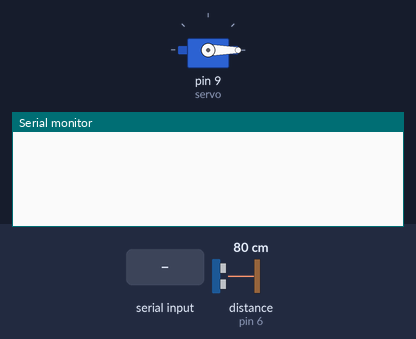
Bench run of a sketch on a simulated Arduino Uno, built with avr-gcc and run on an emulated ATmega328P. Shown: servo, the last lines printed to the serial monitor. The test bench sets the inputs (shaded band); at power-on: distance to the obstacle (sensor on pin 6) 80 cm. The echo pulse lasts 58.3 µs per cm.

Above: at 1.2 s.
1.3 s: "MOV" received over Serial
At 2.2 s:
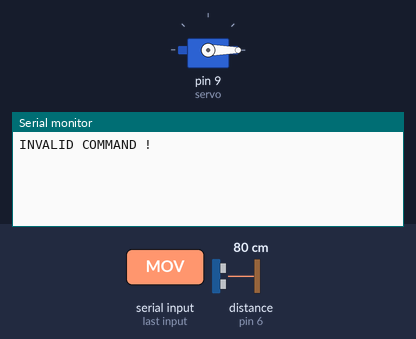
2.8 s: "PNG" received over Serial
At 3.3 s:
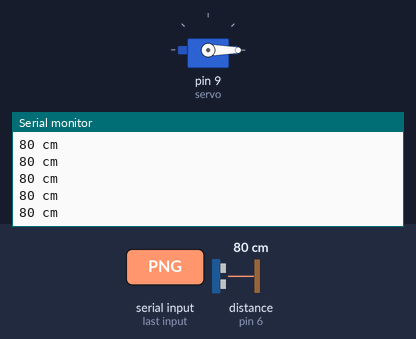
4.4 s: "STP" received over Serial
At 5.6 s:
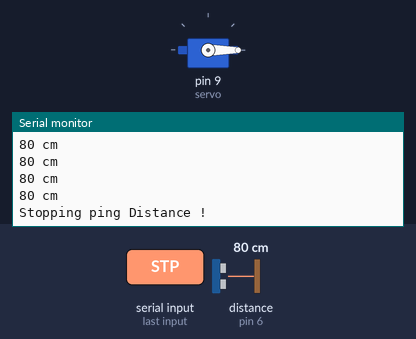

The sketch:

Simulator.ino
```cpp
#include <Servo.h>

Servo sv;

int servo=9;
int echo=6;
int trigger=7;

int pingflg=0;

String inst;

void setup()
{
  Serial.begin(9600);
  sv.attach(servo);
  sv.write(0);
}

void loop()
{
  inst=rmsg();
  if(inst!="")
  {
    commanddecode(inst);
  }
  if(pingflg==1)
  {
    pingdistance();
  }
  delay(10);
}

String rmsg()
{
  String str="";
  while(Serial.available()>0)
  {
    str+=char(Serial.read());
    delay(25);
  }
  Serial.flush();
  return str;
}

void commanddecode(String a)
{
  String cmd="";
  char c;
  int i;
  for(i=0;i<a.length();i++)
  {
    cmd+=uchar(a.charAt(i));
  }
  cmd=cmd.substring(0,3);
  if(cmd=="MOV"&&a.length()>4)
  {
    cmd=a.substring(4);
    if(a.charAt(3)==' '&&checknum(cmd)==1)
    {
      move(cmd.toInt());
    }
  }
  else if(cmd=="PNG")
  {
    pingflg=1;
    Serial.println("Starting ping Distance !");
  }
  else if(cmd=="STP")
  {
    pingflg=0;
    Serial.println("Stopping ping Distance !");
  }
  else
  {
    Serial.println("INVALID COMMAND !");
  }
}

int checknum(String a)
{
  a=a.substring(0,a.length()-1);
  int x=1,i;
  for(i=0;i<a.length();i++)
  {
    if(num(a.charAt(i))==0)
    {
      return 0;
    }
  }
  return 1;
}

int num(char a)
{
  return (a>=48&&a<57)?1:0;
}

char uchar(char a)
{
  return (a>=97&&a<=122)?(char)(a-32):a;
}

void move(int a)
{
  if(a>=0&&a<=180)
  {
    sv.write(a);
    Serial.println("Moved !");
  }
  else
  {
    Serial.println("INVALID MOVE !");
  }
}

void pingdistance()
{
  char buf[8];
  sprintf(buf,"%d cm",readL());
  Serial.println(buf);
}

int readL()
{
  long duration, inches, cm;
  pinMode(trigger, OUTPUT);
  digitalWrite(trigger, LOW);
  delayMicroseconds(2);
  digitalWrite(trigger, HIGH);
  delayMicroseconds(10);
  digitalWrite(trigger, LOW);
  pinMode(echo, INPUT);
  duration = pulseIn(echo, HIGH);
  cm = microsecondsToCentimeters(duration);
  return (int)cm;
}

long microsecondsToCentimeters(long microseconds)
{
  return microseconds / 29 / 2;
}
```

Measured:
- after the input at 1.3 s, the serial monitor: prints a new line after 0.08 s (image 1)
- after the input at 2.8 s, the serial monitor: prints a new line after 0.08 s (image 2)
- after the input at 4.4 s, the serial monitor: prints a new line after 0.08 s (image 3)
